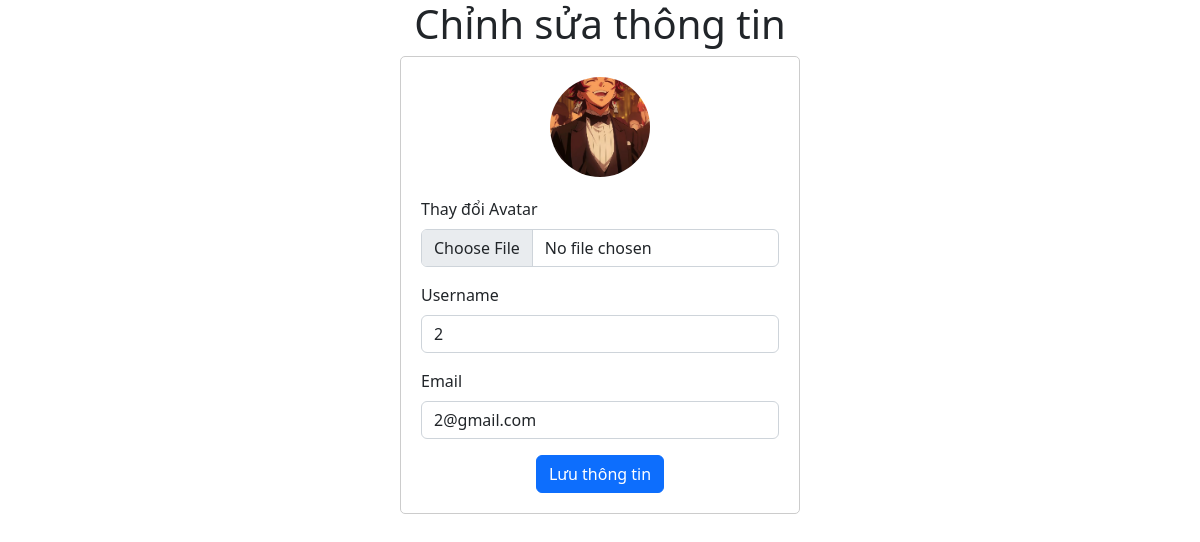
Page /account.php (signed in) on the committed database.
### tables this page shows
CREATE TABLE `user` (
  `user_id` int(11) NOT NULL,
  `username` varchar(255) DEFAULT NULL,
  `password` varchar(255) DEFAULT NULL,
  `email` varchar(255) DEFAULT NULL,
  `role` enum('admin','member') DEFAULT NULL,
  `avatar` varchar(255) DEFAULT NULL
);

### account.php (the view, shortened to what this page needs)
<?php
include_once __DIR__ . '/dbconnect.php';
$userID = $_SESSION['user_id'];
$query = "SELECT username, email, password, avatar FROM `user` WHERE user_id = ?";
$stmt = $conn->prepare($query);
$stmt->bind_param('i', $userID);
$stmt->execute();
$result = $stmt->get_result();
if ($result->num_rows > 0) {
    $row = $result->fetch_assoc();
    $username = $row['username'];
    $email = $row['email'];
    $avatarFileName = $row['avatar'];
    $avatarUrl = '/freetruyen/assets/' . $avatarFileName;
} else {
}
?>
<!DOCTYPE html>
<html lang="en">
<head>
    <link rel="stylesheet" href="/freetruyen/assets/vendors/font-awesome-4.7.0/css/font-awesome.min.css" type="text/css">
    <link rel="stylesheet" href="https://cdn.jsdelivr.net/npm/bootstrap@5.2.0/dist/css/bootstrap.min.css">
</head>
<body>
    <div class="text-center">
        <h1>Chỉnh sửa thông tin</h1>
    </div>
    <div class="account-container">
        <div class="avatar-container">
            <?php if (isset($avatarUrl) && !empty($avatarUrl)) : ?>
                <img src="<?php echo $avatarUrl; ?>" alt="Avatar" class="avatar">
            <?php else : ?>
                <img src="/freetruyen/assets/uploads/avatar/avatarmd.jpg" alt="Default Avatar" class="avatar">
            <?php endif; ?>
        </div>
        <form action="update-profile.php" method="post" enctype="multipart/form-data">
            <div class="mb-3">
                <label for="avatar" class="form-label">Thay đổi Avatar</label>
                <input type="file" class="form-control" id="avatar" name="avatar">
            </div>
            <div class="mb-3">
                <label for="username" class="form-label">Username</label>
                <input type="text" class="form-control" id="username" name="username" value="<?php echo $username; ?>" required>
            </div>
            <div class="mb-3">
                <label for="email" class="form-label">Email</label>
                <input type="email" class="form-control" id="email" name="email" value="<?php echo $email; ?>" required>
            </div>
            <div class="text-center">
            <button type="submit" class="btn btn-primary">Lưu thông tin</button>
            </div>
        </form>
    </div>
</body>
</html>

### account.php (style rules this page uses)
.account-container { max-width: 400px; margin: 0 auto; padding: 20px; border: 1px solid #ccc; border-radius: 5px; }
.account-container .avatar-container { text-align: center; margin-bottom: 20px; }
.account-container .avatar { width: 100px; height: 100px; border-radius: 50%; object-fit: cover; }

### rows in the picture
user: avatar (picture), username "2", email "2@gmail.com"
